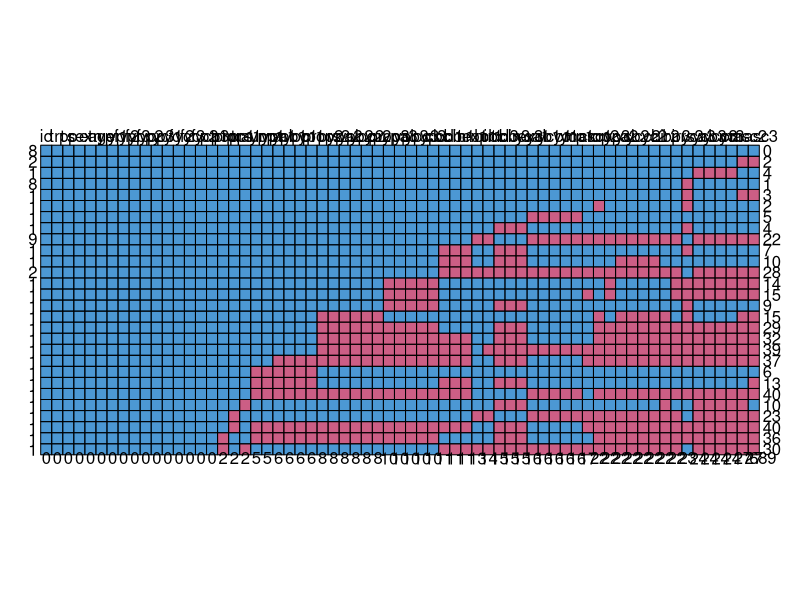
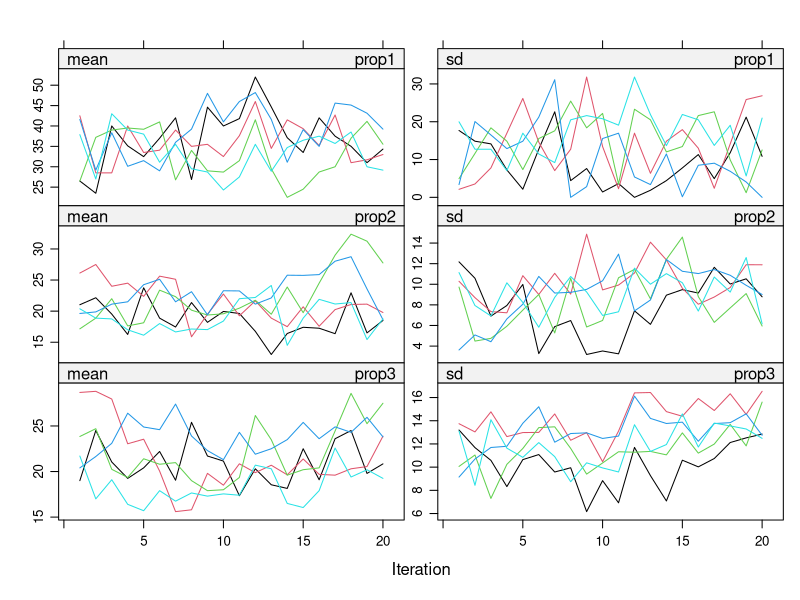

Source code (R) for these figures, in order: (Note: this script raises an error after producing the figures.)
# Project:   code
# Objective: Explore fdd data and omputation procedure done in FIMD book
# Author:    Edoardo Costantini
# Created:   2021-12-09
# Modified:  2022-03-31

  library(mice)
  library(lattice)
  library(dplyr)
  library(ggplot2)

# Explore the data -------------------------------------------------------------

  mdpatts <- md.pattern(fdd)
  mdpatts[nrow(mdpatts), -c(1, ncol(mdpatts))]

  # Percentage of per variable missing cases
  sort(colMeans(is.na(fdd)), decreasing = TRUE)*100

  # Number of compelte cases
  sum(rowSums(is.na(fdd)) == 0)

# Impute as in FIMD ------------------------------------------------------------
  meth <- make.method(fdd)
  meth["yc1"] <- "~I(yca1 + ycb1 + ycc1)"
  meth["yc2"] <- "~I(yca2 + ycb2 + ycc2)"
  meth["yc3"] <- "~I(yca3 + ycb3 + ycc3)"
  meth["yp1"] <- "~I(ypa1 + ypb1 + ypc1)"
  meth["yp2"] <- "~I(ypa2 + ypb2 + ypc2)"
  meth["yp3"] <- "~I(ypa3 + ypb3 + ypc3)"
  out_fimd <- mice(fdd, pred = fdd.pred, meth = meth, maxit = 20,
                   seed = 54435,
                   print = TRUE)

# Evaluate imputations
  plot(out_fimd, c("prop1", "prop2", "prop3"))

# Reshape data according to book
  lowi <- mice::complete(out_fimd, "long", inc=TRUE)
  lowi <- data.frame(lowi, cbcl2 = NA, cbin2 = NA, cbex2 = NA)
  lolo <- reshape(lowi, idvar = 'id',
                  varying = 11:ncol(lowi),
                  direction = "long",
                  new.row.names = 1:(nrow(lowi)*3),
                  sep="")
  lolo <- lolo[order(lolo$.imp, lolo$id, lolo$time),]
  row.names(lolo) <- 1:nrow(lolo)

# Plot individual trends
  iv <- is.na(lolo[lolo$.imp==0,]$yp)
  ivn <- ifelse(iv,1,0)
  col12  <- c("grey80","grey80",
              mdc(2),mdc(1),
              mdc(2),"transparent",
              mdc(2),"transparent",
              mdc(2),"transparent",
              mdc(2),"transparent")

  ic <- unique(lolo$id[iv])
  ss <- lolo$id %in% ic

  grp <- 2*as.integer(lolo$.imp) - ivn
  loloss <- data.frame(lolo, grp=grp)
  trellis.par.set(strip.background=list(col="grey95"))
  trellis.par.set(list(layout.heights = list(strip = 1)))
  tp1 <- xyplot(yp~time|factor(id), data=loloss, type="l",
                layout = c(4,4),
        groups=factor(.imp), col="grey80", subset=ss,
         ylab="UCLA-RI Parent Score", pch=19, cex=1,
         xlab="Time", xlim=c("T1","T2","T3"),
               as.table=TRUE)
  print(tp1)

  tp2 <- xyplot(yp~time|factor(id), data=loloss, type="p",
                layout = c(4,4),
         groups=grp, col=col12, subset=ss,
         ylab="UCLA-RI Parent Score",
         pch=19,
         cex=0.8,
         xlab="Time", xlim=c("T1","T2","T3"),
         as.table=TRUE)
  print(tp2, newpage = FALSE)

# Parent
  means <- aggregate(lolo$yp, list(lolo$.imp != 0, lolo$trt, lolo$time),
                     mean, na.rm=TRUE)
  names(means) <- c(".imp","trt","time","yp")
  levels(means$trt) <- c("EMDR","CBT")
  tp <- xyplot(yp~time|trt, data=means, type="o", pch=19,
        groups=factor(.imp), col=c(mdc(4), mdc(6)),
         ylab="UCLA-RI Parent Score", lwd=2,
         xlab="Time", xlim=c("T1","T2","T3"))
  print(tp)

ggplot(data = means, aes(x = time, y = yp, color = .imp)) +
  geom_line() +
  geom_point() +
  facet_grid(rows = NULL, cols = vars(trt))



# Child
  means <- aggregate(lolo$yc,
                     list(lolo$.imp != 0, lolo$trt, lolo$time),
                     mean,
                     na.rm=TRUE)
  names(means) <- c(".imp", "trt", "time", "yc")
  levels(means$trt) <- c("EMDR", "CBT")

  tp <- xyplot(yc ~ time | trt, data = means, type = "o", pch = 19,
               groups = factor(.imp), col = c("red", "blue"),
               lwd = 2,
               ylab = "UCLA-RI Child Score",
               xlab = "Time", xlim = c("T1", "T2", "T3"))
  print(tp)

# Replicate tables in report
fdd_imp <- mice::complete(out_fimd, action = "long")
head(fdd_imp)

fdd %>%
  group_by(trt) %>%
  summarise_at(vars("prop1", "prop2", "prop3",
                    "crop1", "crop2", "crop3"), mean, na.rm = TRUE)

fdd_imp %>%
  group_by(trt) %>%
  summarise_at(vars("prop1", "prop2", "prop3",
                    "crop1", "crop2", "crop3"), mean)

fdd_imp %>%
  group_by(trt) %>%
  summarise_at(vars("prop1", "prop2", "prop3",
                    "crop1", "crop2", "crop3"), sd)